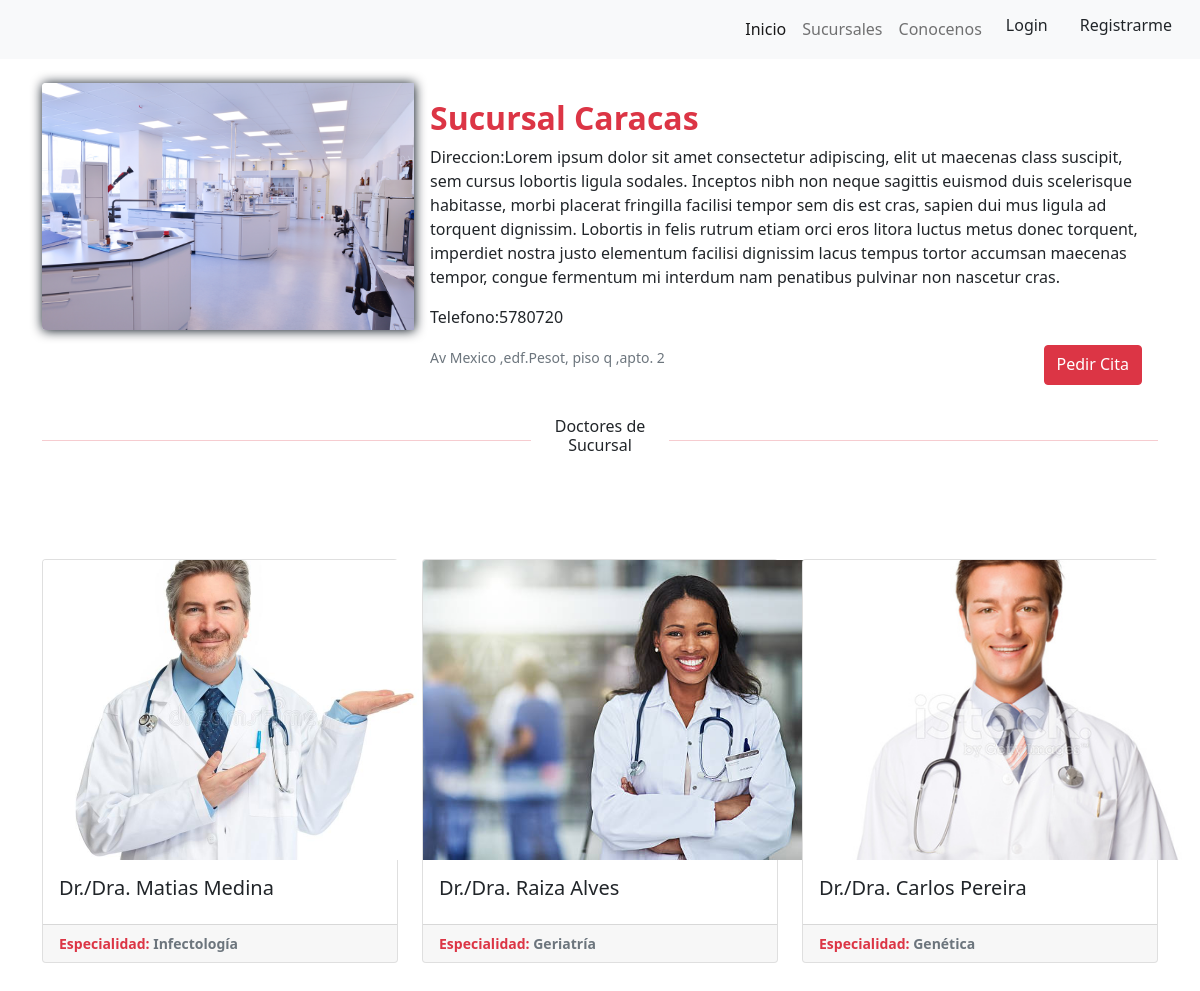
Page /branchOffices/detail/7 on the committed database.
### branchOffices/models.py (models this page shows, shortened)
class BranchOffices(models.Model):
    name = models.CharField('Nombre sucursal', max_length=50)
    address = models.CharField('Direccion', max_length=200)
    phone = models.IntegerField('Telefono')
    doctors = models.ManyToManyField(Doctor)
    specialty = models.ManyToManyField(Specialty)
    image = models.ImageField('Imagen', upload_to='branchOffices', null=True, blank=True)
    description = models.TextField()
    class Meta:
        db_table = 'branchOffice'
        verbose_name = 'branchOffice'
        verbose_name_plural = 'branchOffices'

### doctors/models.py (models this page shows, shortened)
class Doctor(models.Model):
    name = models.CharField('Nombre', max_length=50)
    lastName = models.CharField('Apellido', max_length=50)
    medicalNumber = models.IntegerField('Nro. Medico')
    specialty = models.ManyToManyField(Specialty)
    image = models.ImageField('Imagen', upload_to='doctors/', null=True,blank=True)

class Specialty(models.Model):
    name = models.CharField("Especialidad", max_length=100)
    image = models.ImageField('Imagen', upload_to='specialty/',null=True,blank=True)
    icon = models.CharField(max_length=100,blank=True, null=True)

### branchOffices/views.py (the view)
# urls.py: path('detail/<int:pk>', BranchOfficesDetail.as_view(),name='detail'),
class BranchOfficesDetail(DetailView):
    model = BranchOffices
    template_name = 'branchOffices/branchOfficesDetail.html'

### branchOffices/templates/branchOffices/branchOfficesDetail.html (shortened to what this page needs)
{% extends 'base.html' %}
{% load static %}
{% block content %}
    <link rel="stylesheet" href="{% static 'css/branchOffices.css' %}">
    <link rel="stylesheet" href="{% static 'css/branchOfficesDetails.css' %}">
    <div class="container">
        <div class="card border-0 mb-3">
            <div class="row g-0">
                <div class="col-md-4">
                    <img src="{{ object.image.url }}" class="img-fluid rounded-start imgBranchOf" alt="...">
                </div>
                <div class="col-md-8">
                    <div class="card-body">
                        <h5 class="card-title h2 text-danger fw-bold">{{ object.name }}</h5>
                        <p class="card-text text-justify">Direccion:{{ object.description }}</p>
                        <p class="card-text">Telefono:{{ object.phone }}</p>
                        <div class="d-flex justify-content-between">
                            <p class="card-text"><small class="text-muted">{{ object.address }}</small></p>
                            <a href="{% url 'appointment' %}" class="btn btn-danger button-appointment">Pedir Cita</a>
                        </div>
                    </div>
                </div>
            </div>
        </div>
    </div>
    <div class="container contenedor">
        <div class="divisor d-flex align-items-center">
            <hr class="ml-4 text-danger">
            <h6 class='text-center text-separator'>Doctores de Sucursal</h6>
            <hr class="mr-4 text-danger">
        </div>
    </div>
    <div class="container">
        <div class="row row-cols-1 row-cols-md-3 g-4">
            {% for s in object.doctors.all %}
                <div class="col">
                    <div class="card h-100">
                        <img style="width: 400px;height: 300px;object-fit: cover;" src="{{ s.image.url }}"
                             class="card-img-top" alt="...">
                        <div class="card-body">
                            <h5 class="card-title">Dr./Dra. {{ s.name }} {{ s.lastName }}</h5>
                        </div>
                        <div class="card-footer">
                            <small class="text-muted">
                                <p class="card-text fw-bold">
                                    {% for m in s.specialty.all %}
                                        <span class="text-danger fw-bold"> Especialidad:</span> {{ m.name }}
                                    {% endfor %}
                                </p>
                            </small>
                        </div>
                    </div>
                </div>
            {% endfor %}
        </div>
    </div>
{% endblock %}

### templates/base.html (shortened to what this page needs)
<!DOCTYPE html>
{% load static %}
<html lang="es">
<head>
    <link href="https://cdn.jsdelivr.net/npm/bootstrap@5.1.3/dist/css/bootstrap.min.css" rel="stylesheet">
    <link rel="stylesheet" href="{% static 'css/base.css' %}">
    <link rel="stylesheet" href="https://use.fontawesome.com/releases/v5.15.4/css/all.css">
    <link rel="stylesheet" href="{% static 'css/base.css' %}">
</head>
<body>
<div class="conatiner nav-container">
    <nav class="navbar navbar-expand-lg navbar-light bg-light mb-4  ">
        <div class="container-fluid">
            <div class="container-logos d-flex">
                <a class="navbar-brand" href="{% url 'index' %}"><img class="logo" src="{% static 'img/logos/logo.png' %}" alt=""></a>
            </div>
          <div class="collapse navbar-collapse justify-content-end" id="navbarNavDropdown">
                <ul class="navbar-nav d-flex justify-content-center align-item-center">
                  <li class="nav-item">
                      <a class="nav-link active" aria-current="page" href="{% url 'index' %}">Inicio</a>
                  </li>
                  <li class="nav-item">
                      <a class="nav-link" href="{% url 'branchOffices' %}">Sucursales</a>
                  </li>
                  <li class="nav-item">
                      <a class="nav-link" href="{% url 'about' %}">Conocenos</a>
                  </li>
                  {% if user.is_authenticated %}
                  <li class="nav-item dropdown">
                    <a class="nav-link dropdown-toggle" href="#" id="navbarDropdown" role="button" data-bs-toggle="dropdown" aria-expanded="false">
                      @ {{user.username}}
                    </a>
                    <ul class="dropdown-menu ml-4" aria-labelledby="navbarDropdown">
                      <li><a class="nav-item dropdown-item nav-link" href="{% url 'DetailUserProfile' user.id %}">Perfil</a></li>
                        <li class="nav-item" ><hr class="dropdown-divider"></li>
                      <li><a class="nav-item dropdown-item nav-link" href="{% url 'logout' %}">Logout</a></li>
                    {% else %}
                      <li><a class=" nav-item dropdown-item" href="{% url 'login' %}">Login</a></li>
                      <li><a class=" nav-item dropdown-item" href="{% url 'registro' %}">Registrarme</a></li>
                    </ul>
                  {% endif %}
            </div>
        </div>
      </nav>
</div>
    {% block content %}
    {% endblock %}
</body>
</html>

### static/css/base.css (style rules this page uses)
* { padding: 0; margin: 0; box-sizing: border-box; }
:root { --firtsColor:#E6203A; --secondsColor:#33287C; --sidebarColor:#070C1B; }
a { text-decoration: none; color: var(--secondsColor); }
body { position: relative; padding-bottom: 7rem; min-height: 100vh; }
.contenedor { margin-bottom: 6rem; }
.logo { width: 90px; height: auto; padding:1rem; }
.nav-container { position: sticky; top: 0; width: 100%; z-index: 100; }

### static/css/branchOffices.css (style rules this page uses)
:root { --firtsColor:#E6203A; --w:#fff; }
.contenedor { margin-bottom: 6rem; }
hr { width: 50%; }
.text-separator { border: 1px 1px 0px 1px solid var(--firtsColor); }

### static/css/branchOfficesDetails.css (style rules this page uses)
.imgBranchOf { box-shadow: .5px .5px 12px #000b16; }

### rows in the picture
BranchOffices: image (picture), name "Sucursal Caracas", description "Lorem ipsum dolor sit amet consectetur adipiscing, elit ut maecenas class suscipit, sem cursus lobortis ligula sodales. Inceptos nibh non neque sagittis euismod duis scelerisque habitasse, morbi placerat fringilla facilisi tempor sem dis est cras, sapien dui mus ligula ad torquent dignissim. Lobortis in felis rutrum etiam orci eros litora luctus metus donec torquent, imperdiet nostra justo elementum facilisi dignissim lacus tempus tortor accumsan maecenas tempor, congue fermentum mi interdum nam penatibus pulvinar non nascetur cras.", phone "5780720", address "Av Mexico ,edf.Pesot, piso q ,apto. 2"
Doctor: image (picture), name "Matias", lastName "Medina"
Specialty: name "Infectología"
Doctor: image (picture), name "Raiza", lastName "Alves"
Specialty: name "Geriatría"
Doctor: image (picture), name "Carlos", lastName "Pereira"
Specialty: name "Genética"
